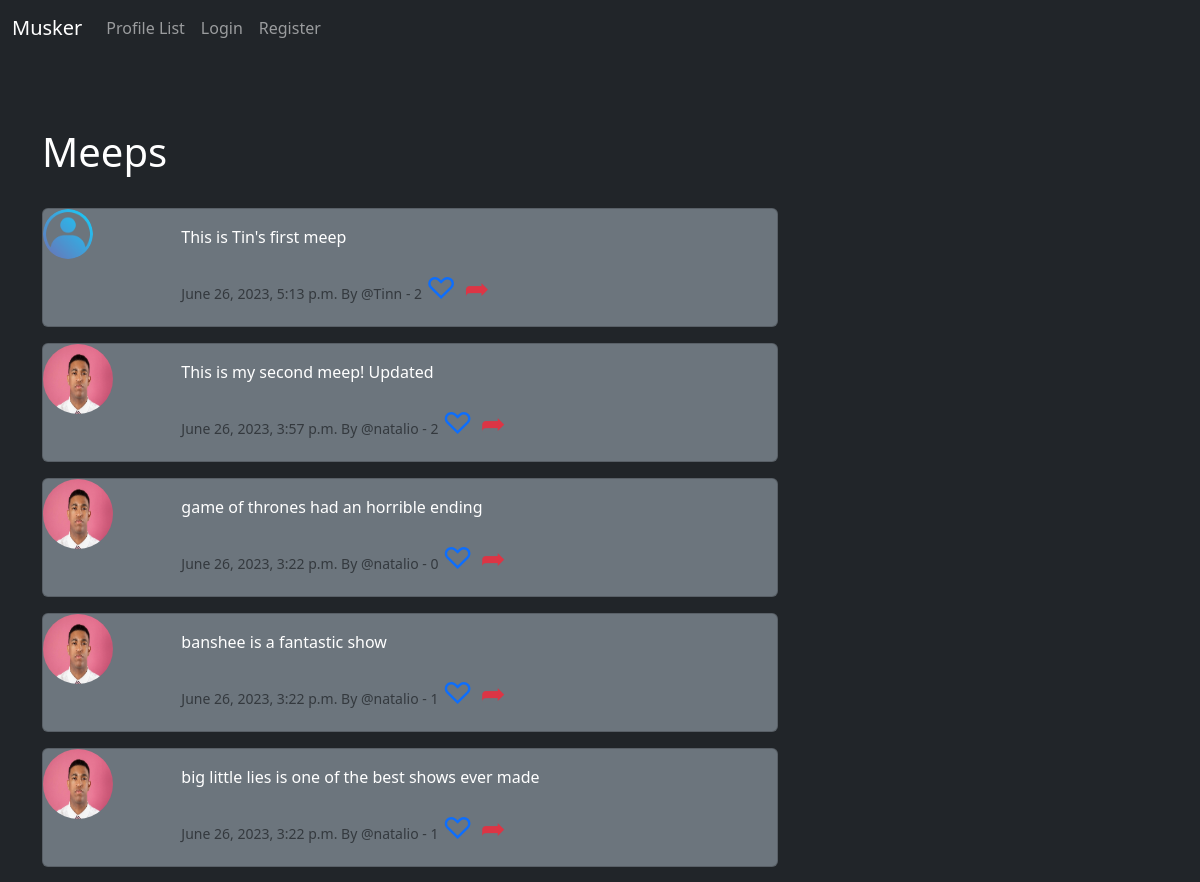
Before: / (upper part) with the older database file.
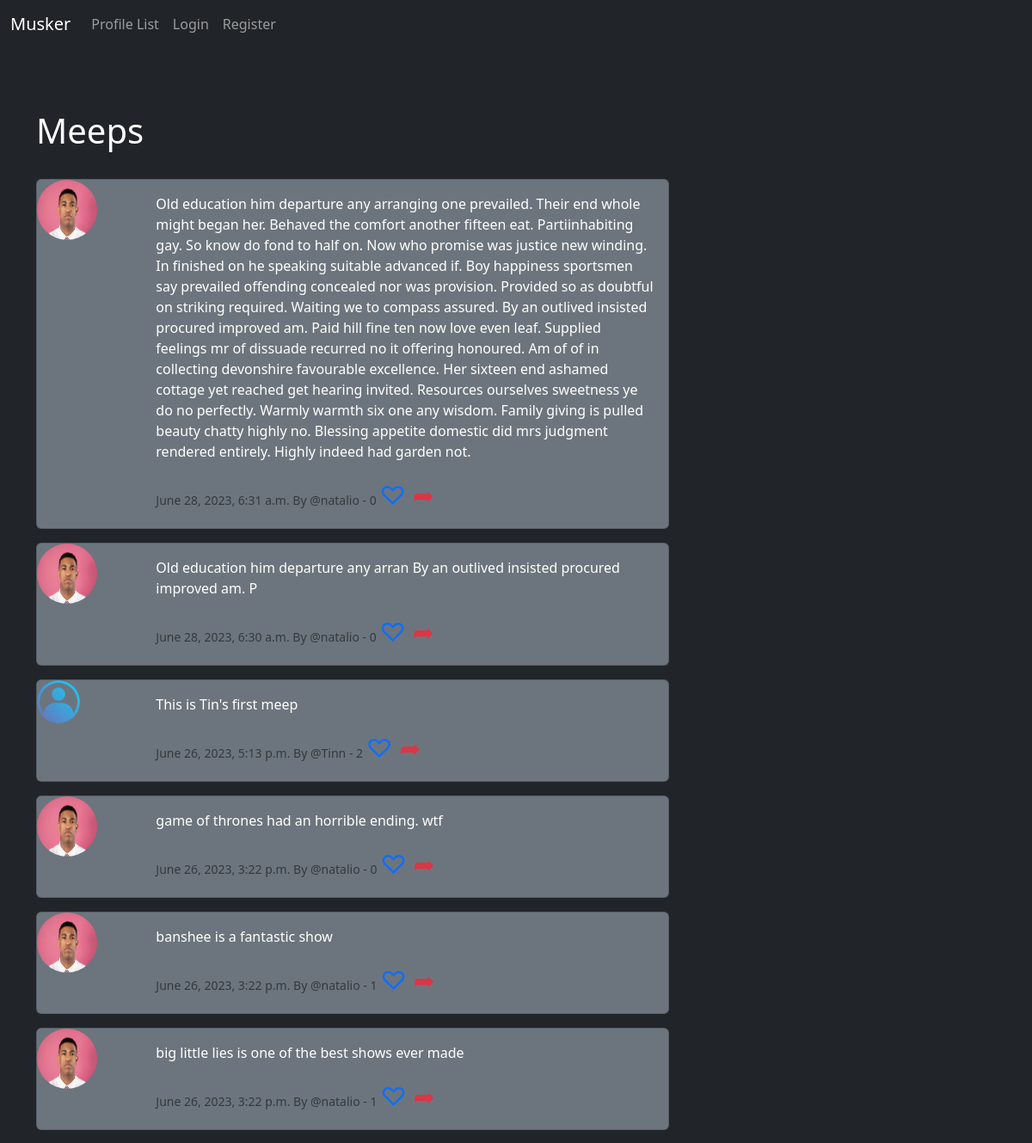
After: the same page with the newer database file.
### musker/models.py (models this page shows, shortened)
class Meep(models.Model):
    user = models.ForeignKey(
        User, related_name="meeps",
        on_delete=models.DO_NOTHING
    )
    body = models.CharField(max_length=1000)
    created_at = models.DateTimeField(auto_now_add=True)
    likes = models.ManyToManyField(User,related_name="meep_like", blank=True)
    def number_of_likes(self):
        return self.likes.count()

class Profile(models.Model):
    user = models.OneToOneField(User, on_delete=models.CASCADE)
    follows  = models.ManyToManyField('self',related_name="followed_by",symmetrical=False,blank=True)
    date_modified = models.DateTimeField(User, auto_now=True)
    profile_image = models.ImageField(null=True,blank=True, upload_to='images/')
    profile_bio = models.CharField(null=True, blank=True, max_length=500)
    homepage_link= models.CharField(null=True, blank=True, max_length=500)
    facebook_link = models.CharField(null=True, blank=True, max_length=500)
    instagram_link = models.CharField(null=True, blank=True, max_length=500)
    linkedIn_link = models.CharField(null=True, blank=True, max_length=500)

### musker/views.py (the view)
# urls.py: path('', views.home, name='home'),
def home(request):
	if request.user.is_authenticated:
		form = MeepForm(request.POST or None)
		if request.method == "POST":
			if form.is_valid():
				meep = form.save(commit=False)
				meep.user = request.user
				meep.save()
				messages.success(request, ("Your Meep Has Been Posted!"))
				return redirect('home')
		meeps = Meep.objects.all().order_by("-created_at")
		return render(request, 'home.html', {"meeps":meeps, "form":form})
	else:
		meeps = Meep.objects.all().order_by("-created_at")
		return render(request, 'home.html', {"meeps":meeps})

### musker/templates/home.html (shortened to what this page needs)
{% extends 'base.html' %}
{% load static %}
{% block content %}
<div class="container-fluid bg-dark text-white py-5">
    <div class="container">
        <div class="row">
            <div class="col-8">
                <h1>Meeps</h1><br>
                {% for meep in meeps %}
                <div class="card bg-secondary text-white mb-3">
                    <div class="row g-0">
                        <div class="col-2">
                            {% if meep.user.profile.profile_image %}
                            <img src="{{ meep.user.profile.profile_image.url }}" width=70 height=70 class="" style="border-radius:50%" alt="{{ profile.user.username }}">
                            {% else %}
                            <img src="{% static 'images/profile_img.png' %}" width=50 height=50 class="img-fluid rounded-circle" alt="Profile Image">
                            {% endif %}
                        </div>
                        <div class="col-10">
                            <div class="card-body">
                                <p class="card-text">{{ meep.body }}</p>
                                <small class="text-muted">
                                    {{ meep.created_at }} By @{{ meep.user.username }}
                                    - {{ meep.number_of_likes }}
                                    {% if user in meep.likes.all %}
                                    <a href="{% url 'meep_like' meep.id %}" class="text-decoration-none text-primary" style="font-size: 30px;">
                                        &#9829;
                                    </a>
                                    {% else %}
                                    <a href="{% url 'meep_like' meep.id %}" class="text-decoration-none text-primary" style="font-size: 30px;">
                                    </a>
                                    {% endif %}
                                    <a href="{% url 'meep_show' meep.id %}" class="text-decoration-none text-danger" style="font-size: 30px;">
                                    </a>
                                </small>
                            </div>
                        </div>
                    </div>
                </div>
                {% endfor %}
            </div>
            <div class="col-4">
                <br><br/><br>
            </div>
        </div>
    </div>
</div>
{% endblock %}

### musker/templates/base.html (shortened to what this page needs)
<!doctype html>
<html lang="en">
   <head>
      <link rel="stylesheet" href="https://cdnjs.cloudflare.com/ajax/libs/font-awesome/4.7.0/css/font-awesome.min.css">
      <link href="https://cdn.jsdelivr.net/npm/bootstrap@5.3.0/dist/css/bootstrap.min.css" rel="stylesheet">
   </head>
   <body class="bg-dark">
      {%include 'navbar.html'%}
      <br>
      <div class="container-xxl">
         {%block content%}
         {%endblock%}
      </div>
   </body>
</html>

### musker/templates/navbar.html (shortened to what this page needs)
{% load static%}
<nav class="navbar navbar-expand-lg navbar-dark text-light">
   <div class="container-fluid">
      <a class="navbar-brand" href="{%url 'home' %}">Musker</a>
      <div class="collapse navbar-collapse" id="navbarSupportedContent">
         <ul class="navbar-nav me-auto mb-2 mb-lg-0">
            <li class="nav-item">
               <a class="nav-link" href="{% url 'profile_list'%}">Profile List</a>
            </li>
            {%if user.is_authenticated%}
            <li class="nav-item">
               <a class="nav-link" href="{% url 'logout' %}">Logout</a>
            </li>
            {%else%}
            <li class="nav-item ">
               <a class="nav-link " href="{% url 'login'  %}">Login</a>
            </li>
            <li class="nav-item ">
               <a class="nav-link " href="{% url 'register'  %}">Register</a>
            </li>
            {%endif%}
         </ul>
      </div>
   </div>
</nav>

Changed rows visible on the page:
removed Meep: user.profile.profile_image (picture), body "This is my second meep! Updated", created_at "June 26, 2023, 3:57 p.m.", user.username "natalio", number_of_likes "2"
added Meep: user.profile.profile_image (picture), body "Old education him departure any arranging one prevailed. Their end whole might began her. Behaved the comfort another fifteen eat. Partiinhabiting gay. So know do fond to half on. Now who promise was justice new winding. In finished on he speaking suitable advanced if. Boy happiness sportsmen say prevailed offending concealed nor was provision. Provided so as doubtful on striking required. Waiting we to compass assured. By an outlived insisted procured improved am. Paid hill fine ten now love even leaf. Supplied feelings mr of dissuade recurred no it offering honoured. Am of of in collecting devonshire favourable excellence. Her sixteen end ashamed cottage yet reached get hearing invited.…", created_at "June 28, 2023, 6:31 a.m.", user.username "natalio", number_of_likes "0"
added Meep: user.profile.profile_image (picture), body "Old education him departure any arran By an outlived insisted procured improved am. P", created_at "June 28, 2023, 6:30 a.m.", user.username "natalio", number_of_likes "0"
changed Meep: body "game of thrones had an horrible ending" → "game of thrones had an horrible ending. wtf"
